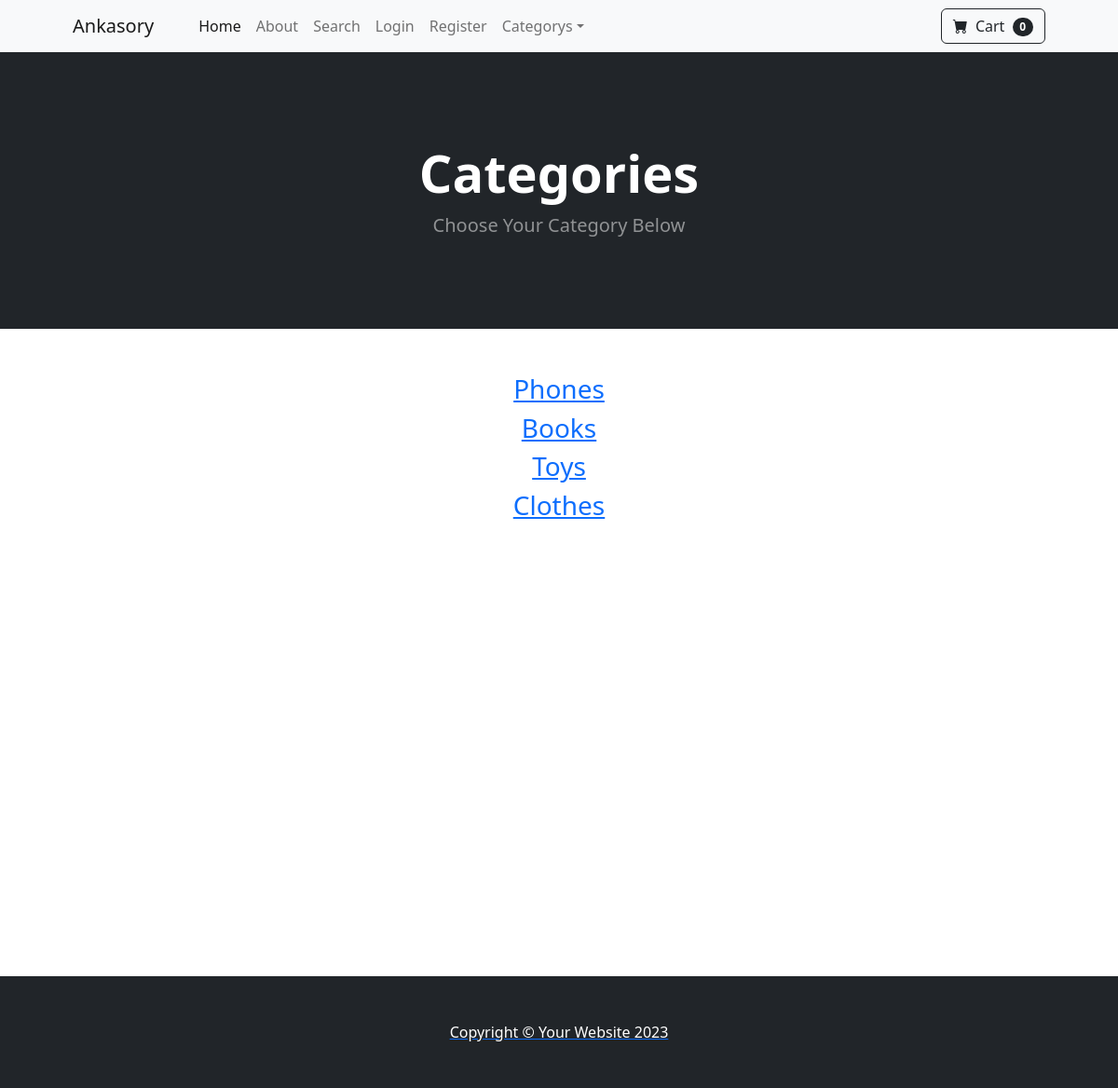
The app's page /category_summary/ with its own data.
### Store/models.py (models this page shows)
class Category(models.Model):
    name=models.CharField(max_length=50)
    def __str__(self):
        return self.name
    class Meta:
        verbose_name_plural = "Categories"

### Store/views.py (the view)
# urls.py: path('category_summary/',views.category_summary,name='category_summary'),
def category_summary(request):
    categories=Category.objects.all()
    return render(request, 'category_summary.html', {'categories': categories})

### Cart/cart.py (called while the page is built)
    def __len__(self):
        return len(self.cart)

### Cart/context_processors.py (called while the page is built)
def cart(request):
    return {'cart':Cart(request)}

### Store/templates/category_summary.html
{% extends "base.html" %} {% block content %}
<header class="bg-dark py-5">
  <div class="container px-4 px-lg-5 my-5">
    <div class="text-center text-white">
      <h1 class="display-4 fw-bolder">Categories</h1>
      <p class="lead fw-normal text-white-50 mb-0">Choose Your Category Below</p>
    </div>
  </div>
</header>
<div class="container">
  <div class="row">
    <center>
      <div class="col-8">
        <br/><br/>
        {%for category in categories%}
        <h3><a href="{%url 'category' category %}">{{category}}</h3>
        {%endfor%}
        <br/><br/>
        <br/><br/>
        <br/><br/>
        <br/><br/>
        <br/><br/>
        <br/><br/>
        <br/><br/>
        <br/><br/>
        <br/><br/>
        <br/><br/>
      </div>
    </center>
  </div>
</div>
{% endblock %}

### records on screen
Category: name "Phones"
Category: name "Books"
Category: name "Toys"
Category: name "Clothes"

### other values on screen
{{ cart|length }} "0"
